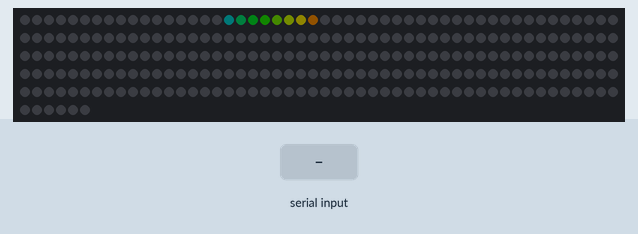
The sketch below on a simulated ESP32-C3. Shown: 256 RGB LEDs in strip order, left to right, continuing on the next row. The inputs (shaded band) are chosen by the test bench. Dim RGB values are drawn brighter than linear; what the sketch prints to the serial monitor is not drawn.

Above: at 1.2 s.

The sketch:

led_demo.ino
```cpp
#include <Adafruit_NeoPixel.h>

// ESP32-C3: physical pin labelled 8 / D8. WS2812 DIN, shared ground.
constexpr uint8_t LED_PIN = 8;
constexpr uint16_t LED_COUNT = 256;
constexpr uint8_t MAX_LIT = 8;
constexpr uint8_t MAX_CHANNEL = 16;  // 6.3% maximum PWM, enforced before EVERY show.
constexpr bool SERPENTINE = true;
Adafruit_NeoPixel pixels(LED_COUNT, LED_PIN, NEO_GRB + NEO_KHZ800);
uint32_t frame = 0;
bool paused = false;

uint16_t xy(uint8_t x, uint8_t y) {
  return y * 16 + ((SERPENTINE && (y & 1)) ? 15 - x : x);
}

void dot(uint16_t index, uint16_t hue, uint8_t value = MAX_CHANNEL) {
  pixels.setPixelColor(index, pixels.ColorHSV(hue, 255, value));
}

// Hard frame guard: even a future effect cannot light more than eight pixels,
// or transmit a channel value above 16. No cumulative trails.
uint8_t safeShow() {
  uint8_t lit = 0;
  for (uint16_t i = 0; i < LED_COUNT; ++i) {
    uint32_t c = pixels.getPixelColor(i);
    if (!c) continue;
    if (lit >= MAX_LIT) { pixels.setPixelColor(i, 0); continue; }
    ++lit;
    uint8_t r = (c >> 16) & 255, g = (c >> 8) & 255, b = c & 255;
    pixels.setPixelColor(i, min(r, MAX_CHANNEL), min(g, MAX_CHANNEL), min(b, MAX_CHANNEL));
  }
  pixels.show();
  return lit;
}

void setup() {
  pixels.begin();
  pixels.clear();
  safeShow();
  Serial.begin(115200);
  // Never wait for a USB terminal: demo also runs after standalone power-up.
}

void loop() {
  while (Serial.available()) {
    char command = Serial.read();
    if (command == '0') paused = true;
    if (command == '1') paused = false;
  }
  pixels.clear();
  uint8_t effect = (frame / 250) % 3;  // About 12 seconds, including LED transmission.
  uint16_t hue = frame * 257;
  if (!paused) {
    if (effect == 0) {
      // Rainbow comet follows the physical LED chain; eight-pixel tapered tail.
      for (uint8_t i = 0; i < MAX_LIT; ++i)
        dot((frame + LED_COUNT - i) % LED_COUNT, hue + i * 3500, MAX_CHANNEL - i * 2);
    } else if (effect == 1) {
      // Four falling coloured droplets, each with one dim tail pixel.
      for (uint8_t i = 0; i < 4; ++i) {
        uint8_t x = 2 + i * 4, y = (frame / 2 + i * 5) % 16;
        dot(xy(x, y), hue + i * 16000);
        dot(xy(x, (y + 15) % 16), hue + i * 16000, 4);
      }
    } else {
      // Eight gently pulsing stars; move to a new arrangement every second.
      for (uint8_t i = 0; i < MAX_LIT; ++i) {
        uint16_t index = ((frame / 25) * 37 + i * 31) % LED_COUNT;
        uint8_t phase = (frame + i * 3) % 24;
        uint8_t value = 3 + (phase < 12 ? phase : 23 - phase);
        dot(index, hue + i * 8000, value);
      }
    }
  }
  uint8_t lit = safeShow();
  if (frame % 25 == 0)
    Serial.printf("LED demo: effect=%u lit=%u max_channel=%u uptime=%lu paused=%u\n",
                  effect, lit, MAX_CHANNEL, (unsigned long)millis(), paused);
  ++frame;
  delay(40);
}
```
